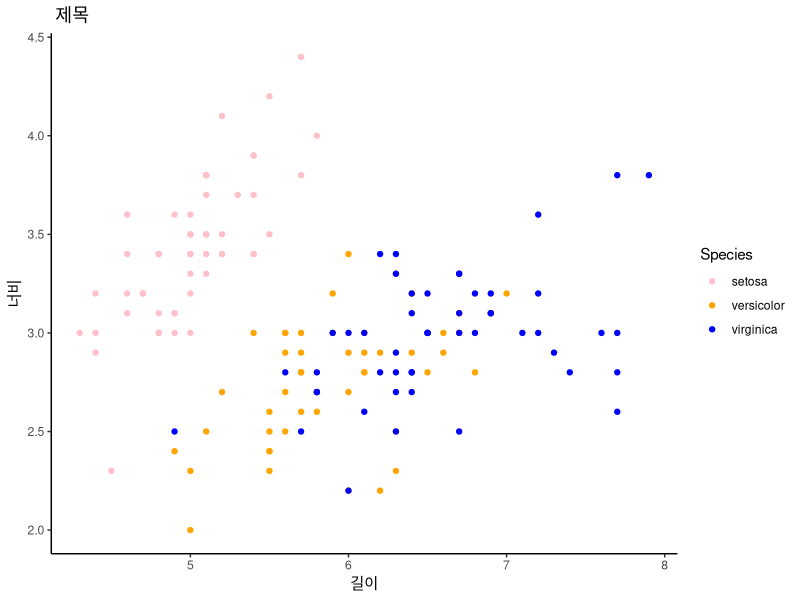
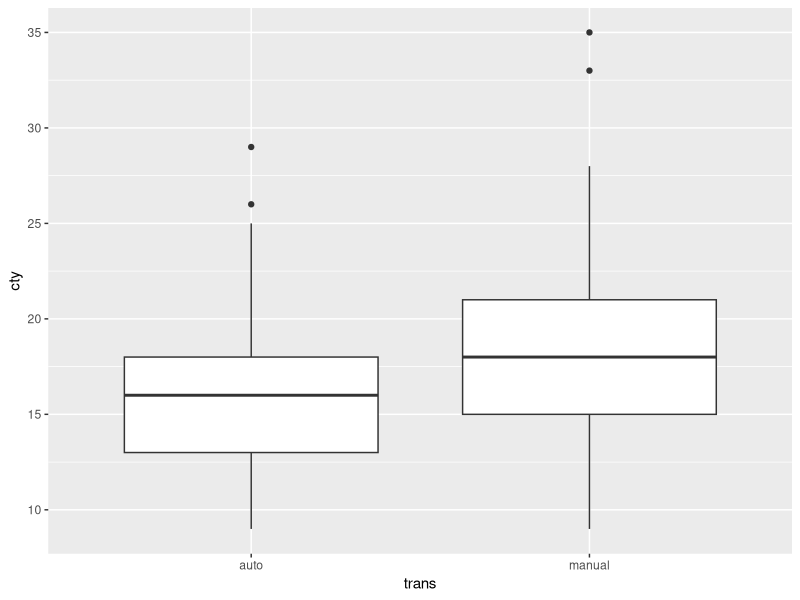
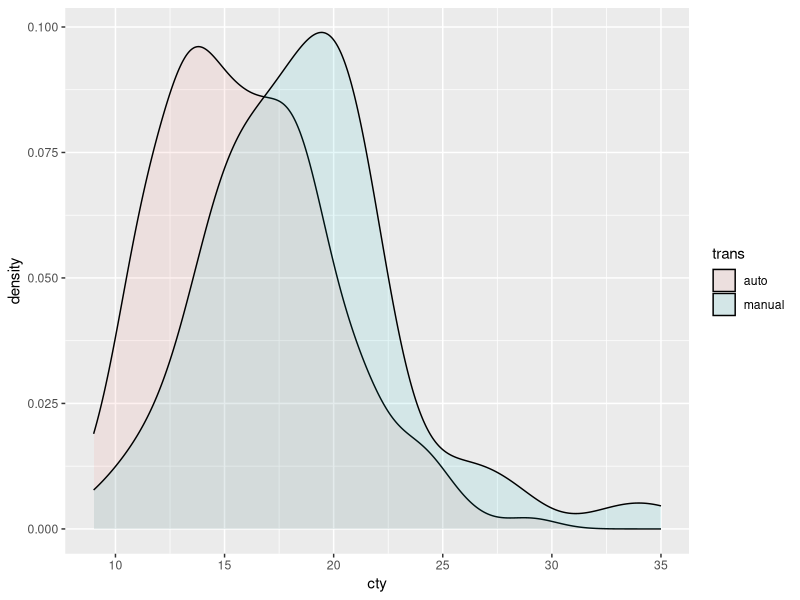

Source code (R) for these figures, in order:
## ---- chunk 1
knitr::opts_chunk$set(echo = TRUE)
## ---- chunk 2
library(ggplot2)
str(iris)

ggplot(iris, aes( x = Sepal.Length,
                  y = Sepal.Width,
                  colour =Species))+
  geom_point()+
   labs(
     title =" 제목",
         x = "길이", 
         y = "너비",
   )+
  scale_color_manual(
    labels = c("setosa","versicolor","virginica"),
    values = c("pink","orange","blue")
  )+
  theme_classic()


## ---- chunk 3
mpg1<-read.csv("data/mpg1.csv",stringsAsFactors = F)
str(mpg1)

## ---- chunk 4
library(ggplot2)
ggplot(mpg1, aes(x = trans, y = cty)) + 
  geom_boxplot()
  
## ---- chunk 5
t.test(data = mpg1, cty ~ trans)
                    #종속변수 ~ 독립변수 Y ~ X 반응변수 ~ 설명변수 
## ---- chunk 6
var.test(data =mpg1, cty~trans)

## ---- chunk 7
ggplot(mpg1, aes(x = cty, fill = trans)) + 
  # geom_histogram() +
  geom_density(alpha = 0.1)
## ---- chunk 8
table(mpg1$trans,mpg1$drv)#교차분석석
## ---- chunk 9
prop.table(table(mpg1$trans,mpg1$drv),1)
## ---- chunk 10
chisq.test(mpg1$trans,mpg1$drv)
